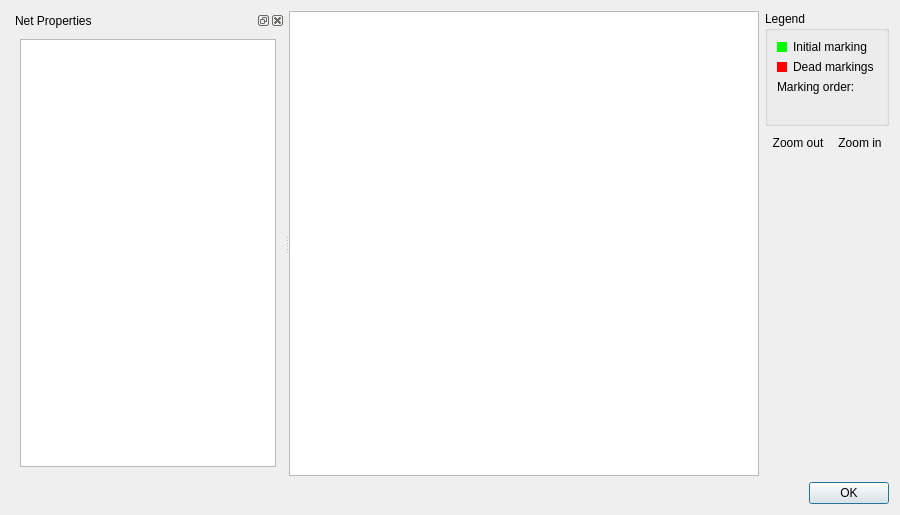
<?xml version="1.0" encoding="UTF-8"?>
<ui version="4.0">
 <class>CovarageGraph</class>
 <widget class="QDialog" name="CovarageGraph">
  <property name="geometry">
   <rect>
    <x>0</x>
    <y>0</y>
    <width>900</width>
    <height>515</height>
   </rect>
  </property>
  <property name="windowTitle">
   <string>Coverage Graph</string>
  </property>
  <layout class="QGridLayout" name="gridLayout_2">
   <item row="0" column="0">
    <layout class="QGridLayout" name="gridLayout_3">
     <item row="0" column="0">
      <layout class="QGridLayout" name="gridLayout">
       <item row="0" column="1">
        <layout class="QVBoxLayout">
         <item>
          <widget class="QGroupBox" name="groupBox">
           <property name="title">
            <string>Legend</string>
           </property>
           <layout class="QGridLayout">
            <item row="0" column="0">
             <widget class="QLabel" name="label_7">
              <property name="maximumSize">
               <size>
                <width>10</width>
                <height>10</height>
               </size>
              </property>
              <property name="palette">
               <palette>
                <active>
                 <colorrole role="Base">
                  <brush brushstyle="SolidPattern">
                   <color alpha="255">
                    <red>255</red>
                    <green>255</green>
                    <blue>255</blue>
                   </color>
                  </brush>
                 </colorrole>
                 <colorrole role="Window">
                  <brush brushstyle="SolidPattern">
                   <color alpha="255">
                    <red>0</red>
                    <green>255</green>
                    <blue>0</blue>
                   </color>
                  </brush>
                 </colorrole>
                </active>
                <inactive>
                 <colorrole role="Base">
                  <brush brushstyle="SolidPattern">
                   <color alpha="255">
                    <red>255</red>
                    <green>255</green>
                    <blue>255</blue>
                   </color>
                  </brush>
                 </colorrole>
                 <colorrole role="Window">
                  <brush brushstyle="SolidPattern">
                   <color alpha="255">
                    <red>0</red>
                    <green>255</green>
                    <blue>0</blue>
                   </color>
                  </brush>
                 </colorrole>
                </inactive>
                <disabled>
                 <colorrole role="Base">
                  <brush brushstyle="SolidPattern">
                   <color alpha="255">
                    <red>0</red>
                    <green>255</green>
                    <blue>0</blue>
                   </color>
                  </brush>
                 </colorrole>
                 <colorrole role="Window">
                  <brush brushstyle="SolidPattern">
                   <color alpha="255">
                    <red>0</red>
                    <green>255</green>
                    <blue>0</blue>
                   </color>
                  </brush>
                 </colorrole>
                </disabled>
               </palette>
              </property>
              <property name="autoFillBackground">
               <bool>true</bool>
              </property>
              <property name="text">
               <string/>
              </property>
             </widget>
            </item>
            <item row="0" column="1">
             <widget class="QLabel" name="label_2">
              <property name="text">
               <string>Initial marking</string>
              </property>
             </widget>
            </item>
            <item row="1" column="0">
             <widget class="QLabel" name="label_8">
              <property name="maximumSize">
               <size>
                <width>10</width>
                <height>10</height>
               </size>
              </property>
              <property name="palette">
               <palette>
                <active>
                 <colorrole role="Base">
                  <brush brushstyle="SolidPattern">
                   <color alpha="255">
                    <red>255</red>
                    <green>255</green>
                    <blue>255</blue>
                   </color>
                  </brush>
                 </colorrole>
                 <colorrole role="Window">
                  <brush brushstyle="SolidPattern">
                   <color alpha="255">
                    <red>255</red>
                    <green>0</green>
                    <blue>0</blue>
                   </color>
                  </brush>
                 </colorrole>
                </active>
                <inactive>
                 <colorrole role="Base">
                  <brush brushstyle="SolidPattern">
                   <color alpha="255">
                    <red>255</red>
                    <green>255</green>
                    <blue>255</blue>
                   </color>
                  </brush>
                 </colorrole>
                 <colorrole role="Window">
                  <brush brushstyle="SolidPattern">
                   <color alpha="255">
                    <red>255</red>
                    <green>0</green>
                    <blue>0</blue>
                   </color>
                  </brush>
                 </colorrole>
                </inactive>
                <disabled>
                 <colorrole role="Base">
                  <brush brushstyle="SolidPattern">
                   <color alpha="255">
                    <red>255</red>
                    <green>0</green>
                    <blue>0</blue>
                   </color>
                  </brush>
                 </colorrole>
                 <colorrole role="Window">
                  <brush brushstyle="SolidPattern">
                   <color alpha="255">
                    <red>255</red>
                    <green>0</green>
                    <blue>0</blue>
                   </color>
                  </brush>
                 </colorrole>
                </disabled>
               </palette>
              </property>
              <property name="autoFillBackground">
               <bool>true</bool>
              </property>
              <property name="text">
               <string/>
              </property>
             </widget>
            </item>
            <item row="1" column="1">
             <widget class="QLabel" name="label_3">
              <property name="text">
               <string>Dead markings</string>
              </property>
             </widget>
            </item>
            <item row="2" column="0" colspan="2">
             <widget class="QLabel" name="label_4">
              <property name="text">
               <string>Marking order:</string>
              </property>
             </widget>
            </item>
            <item row="3" column="0" colspan="2">
             <widget class="QLabel" name="markingOrder"/>
            </item>
           </layout>
          </widget>
         </item>
         <item>
          <layout class="QHBoxLayout">
           <property name="spacing">
            <number>0</number>
           </property>
           <item>
            <widget class="QToolButton" name="zoomOut">
             <property name="text">
              <string>Zoom out</string>
             </property>
             <property name="icon">
              <iconset resource="../../gui/gui.qrc">
               <normaloff>:/zoom-out</normaloff>:/zoom-out</iconset>
             </property>
             <property name="toolButtonStyle">
              <enum>Qt::ToolButtonTextUnderIcon</enum>
             </property>
             <property name="autoRaise">
              <bool>true</bool>
             </property>
            </widget>
           </item>
           <item>
            <widget class="QToolButton" name="zoomIn">
             <property name="text">
              <string>Zoom in</string>
             </property>
             <property name="icon">
              <iconset resource="../../gui/gui.qrc">
               <normaloff>:/zoom-in</normaloff>:/zoom-in</iconset>
             </property>
             <property name="toolButtonStyle">
              <enum>Qt::ToolButtonTextUnderIcon</enum>
             </property>
             <property name="autoRaise">
              <bool>true</bool>
             </property>
            </widget>
           </item>
          </layout>
         </item>
         <item>
          <spacer>
           <property name="orientation">
            <enum>Qt::Vertical</enum>
           </property>
           <property name="sizeHint" stdset="0">
            <size>
             <width>20</width>
             <height>51</height>
            </size>
           </property>
          </spacer>
         </item>
        </layout>
       </item>
       <item row="0" column="0">
        <widget class="QSplitter" name="splitter">
         <property name="orientation">
          <enum>Qt::Horizontal</enum>
         </property>
         <widget class="QDockWidget" name="dockWidget">
          <property name="acceptDrops">
           <bool>false</bool>
          </property>
          <property name="windowTitle">
           <string>Net Properties</string>
          </property>
          <widget class="QWidget" name="dockWidgetContents_3">
           <property name="autoFillBackground">
            <bool>false</bool>
           </property>
           <layout class="QGridLayout" name="gridLayout_4">
            <item row="0" column="0">
             <widget class="QTextEdit" name="textEdit">
              <property name="readOnly">
               <bool>true</bool>
              </property>
             </widget>
            </item>
           </layout>
          </widget>
         </widget>
         <widget class="QGraphicsView" name="view">
          <property name="sizePolicy">
           <sizepolicy hsizetype="Expanding" vsizetype="Expanding">
            <horstretch>3</horstretch>
            <verstretch>0</verstretch>
           </sizepolicy>
          </property>
          <property name="renderHints">
           <set>QPainter::Antialiasing|QPainter::HighQualityAntialiasing|QPainter::SmoothPixmapTransform</set>
          </property>
         </widget>
        </widget>
       </item>
      </layout>
     </item>
     <item row="1" column="0">
      <widget class="QDialogButtonBox" name="buttonBox">
       <property name="standardButtons">
        <set>QDialogButtonBox::Ok</set>
       </property>
      </widget>
     </item>
    </layout>
   </item>
  </layout>
 </widget>
 <resources>
  <include location="../../gui/gui.qrc"/>
 </resources>
 <connections>
  <connection>
   <sender>buttonBox</sender>
   <signal>accepted()</signal>
   <receiver>CovarageGraph</receiver>
   <slot>accept()</slot>
   <hints>
    <hint type="sourcelabel">
     <x>255</x>
     <y>349</y>
    </hint>
    <hint type="destinationlabel">
     <x>273</x>
     <y>367</y>
    </hint>
   </hints>
  </connection>
  <connection>
   <sender>buttonBox</sender>
   <signal>rejected()</signal>
   <receiver>CovarageGraph</receiver>
   <slot>reject()</slot>
   <hints>
    <hint type="sourcelabel">
     <x>111</x>
     <y>352</y>
    </hint>
    <hint type="destinationlabel">
     <x>129</x>
     <y>368</y>
    </hint>
   </hints>
  </connection>
 </connections>
</ui>
